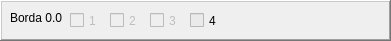
      <widget class="QFrame" name="frame_26">
       <property name="geometry">
        <rect>
         <x>5</x>
         <y>40</y>
         <width>391</width>
         <height>41</height>
        </rect>
       </property>
       <property name="frameShape">
        <enum>QFrame::WinPanel</enum>
       </property>
       <property name="frameShadow">
        <enum>QFrame::Raised</enum>
       </property>
       <widget class="QCheckBox" name="cb001">
        <property name="enabled">
         <bool>false</bool>
        </property>
        <property name="geometry">
         <rect>
          <x>70</x>
          <y>10</y>
          <width>41</width>
          <height>21</height>
         </rect>
        </property>
        <property name="text">
         <string>1</string>
        </property>
       </widget>
       <widget class="QCheckBox" name="cb002">
        <property name="enabled">
         <bool>false</bool>
        </property>
        <property name="geometry">
         <rect>
          <x>110</x>
          <y>10</y>
          <width>41</width>
          <height>21</height>
         </rect>
        </property>
        <property name="text">
         <string>2</string>
        </property>
       </widget>
       <widget class="QLabel" name="label_31">
        <property name="geometry">
         <rect>
          <x>10</x>
          <y>10</y>
          <width>58</width>
          <height>16</height>
         </rect>
        </property>
        <property name="text">
         <string>Borda 0.0</string>
        </property>
       </widget>
       <widget class="QCheckBox" name="cb003">
        <property name="enabled">
         <bool>false</bool>
        </property>
        <property name="geometry">
         <rect>
          <x>150</x>
          <y>10</y>
          <width>41</width>
          <height>21</height>
         </rect>
        </property>
        <property name="text">
         <string>3</string>
        </property>
       </widget>
       <widget class="QCheckBox" name="cb004">
        <property name="enabled">
         <bool>false</bool>
        </property>
        <property name="geometry">
         <rect>
          <x>190</x>
          <y>10</y>
          <width>41</width>
          <height>21</height>
         </rect>
        </property>
        <property name="palette">
         <palette>
          <active>
           <colorrole role="WindowText">
            <brush brushstyle="SolidPattern">
             <color alpha="255">
              <red>0</red>
              <green>0</green>
              <blue>0</blue>
             </color>
            </brush>
           </colorrole>
           <colorrole role="Button">
            <brush brushstyle="SolidPattern">
             <color alpha="255">
              <red>234</red>
              <green>234</green>
              <blue>234</blue>
             </color>
            </brush>
           </colorrole>
           <colorrole role="Midlight">
            <brush brushstyle="SolidPattern">
             <color alpha="255">
              <red>255</red>
              <green>255</green>
              <blue>255</blue>
             </color>
            </brush>
           </colorrole>
           <colorrole role="Mid">
            <brush brushstyle="SolidPattern">
             <color alpha="255">
              <red>226</red>
              <green>226</green>
              <blue>231</blue>
             </color>
            </brush>
           </colorrole>
           <colorrole role="Text">
            <brush brushstyle="SolidPattern">
             <color alpha="255">
              <red>0</red>
              <green>0</green>
              <blue>0</blue>
             </color>
            </brush>
           </colorrole>
           <colorrole role="ButtonText">
            <brush brushstyle="SolidPattern">
             <color alpha="255">
              <red>0</red>
              <green>0</green>
              <blue>0</blue>
             </color>
            </brush>
           </colorrole>
           <colorrole role="Base">
            <brush brushstyle="SolidPattern">
             <color alpha="255">
              <red>234</red>
              <green>234</green>
              <blue>234</blue>
             </color>
            </brush>
           </colorrole>
           <colorrole role="Window">
            <brush brushstyle="SolidPattern">
             <color alpha="255">
              <red>234</red>
              <green>234</green>
              <blue>234</blue>
             </color>
            </brush>
           </colorrole>
           <colorrole role="PlaceholderText">
            <brush brushstyle="NoBrush">
             <color alpha="128">
              <red>0</red>
              <green>0</green>
              <blue>0</blue>
             </color>
            </brush>
           </colorrole>
          </active>
          <inactive>
           <colorrole role="WindowText">
            <brush brushstyle="SolidPattern">
             <color alpha="255">
              <red>0</red>
              <green>0</green>
              <blue>0</blue>
             </color>
            </brush>
           </colorrole>
           <colorrole role="Button">
            <brush brushstyle="SolidPattern">
             <color alpha="255">
              <red>234</red>
              <green>234</green>
              <blue>234</blue>
             </color>
            </brush>
           </colorrole>
           <colorrole role="Midlight">
            <brush brushstyle="SolidPattern">
             <color alpha="255">
              <red>255</red>
              <green>255</green>
              <blue>255</blue>
             </color>
            </brush>
           </colorrole>
           <colorrole role="Mid">
            <brush brushstyle="SolidPattern">
             <color alpha="255">
              <red>226</red>
              <green>226</green>
              <blue>231</blue>
             </color>
            </brush>
           </colorrole>
           <colorrole role="Text">
            <brush brushstyle="SolidPattern">
             <color alpha="255">
              <red>0</red>
              <green>0</green>
              <blue>0</blue>
             </color>
            </brush>
           </colorrole>
           <colorrole role="ButtonText">
            <brush brushstyle="SolidPattern">
             <color alpha="255">
              <red>0</red>
              <green>0</green>
              <blue>0</blue>
             </color>
            </brush>
           </colorrole>
           <colorrole role="Base">
            <brush brushstyle="SolidPattern">
             <color alpha="255">
              <red>234</red>
              <green>234</green>
              <blue>234</blue>
             </color>
            </brush>
           </colorrole>
           <colorrole role="Window">
            <brush brushstyle="SolidPattern">
             <color alpha="255">
              <red>234</red>
              <green>234</green>
              <blue>234</blue>
             </color>
            </brush>
           </colorrole>
           <colorrole role="PlaceholderText">
            <brush brushstyle="NoBrush">
             <color alpha="128">
              <red>0</red>
              <green>0</green>
              <blue>0</blue>
             </color>
            </brush>
           </colorrole>
          </inactive>
          <disabled>
           <colorrole role="WindowText">
            <brush brushstyle="SolidPattern">
             <color alpha="255">
              <red>0</red>
              <green>0</green>
              <blue>0</blue>
             </color>
            </brush>
           </colorrole>
           <colorrole role="Button">
            <brush brushstyle="SolidPattern">
             <color alpha="255">
              <red>234</red>
              <green>234</green>
              <blue>234</blue>
             </color>
            </brush>
           </colorrole>
           <colorrole role="Midlight">
            <brush brushstyle="SolidPattern">
             <color alpha="255">
              <red>255</red>
              <green>255</green>
              <blue>255</blue>
             </color>
            </brush>
           </colorrole>
           <colorrole role="Mid">
            <brush brushstyle="SolidPattern">
             <color alpha="255">
              <red>226</red>
              <green>226</green>
              <blue>231</blue>
             </color>
            </brush>
           </colorrole>
           <colorrole role="Text">
            <brush brushstyle="SolidPattern">
             <color alpha="255">
              <red>0</red>
              <green>0</green>
              <blue>0</blue>
             </color>
            </brush>
           </colorrole>
           <colorrole role="ButtonText">
            <brush brushstyle="SolidPattern">
             <color alpha="255">
              <red>0</red>
              <green>0</green>
              <blue>0</blue>
             </color>
            </brush>
           </colorrole>
           <colorrole role="Base">
            <brush brushstyle="SolidPattern">
             <color alpha="255">
              <red>234</red>
              <green>234</green>
              <blue>234</blue>
             </color>
            </brush>
           </colorrole>
           <colorrole role="Window">
            <brush brushstyle="SolidPattern">
             <color alpha="255">
              <red>234</red>
              <green>234</green>
              <blue>234</blue>
             </color>
            </brush>
           </colorrole>
           <colorrole role="PlaceholderText">
            <brush brushstyle="NoBrush">
             <color alpha="128">
              <red>0</red>
              <green>0</green>
              <blue>0</blue>
             </color>
            </brush>
           </colorrole>
          </disabled>
         </palette>
        </property>
        <property name="styleSheet">
         <string notr="true"/>
        </property>
        <property name="text">
         <string>4</string>
        </property>
       </widget>
      </widget>
